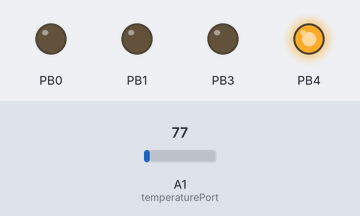
The sketch below on a simulated ATtiny85, built with avr-gcc and run on an emulated ATtiny85. Shown: output pins drawn as LEDs (lit = HIGH). The test bench sets the inputs (shaded band); at power-on: A1 (temperaturePort) = 77.

Above: at 0.1 s.
Timing chart, 0 to 40.0 s (numbered marks = the images above):
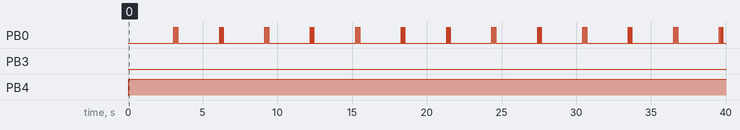

The sketch:

dryBoots.ino
```cpp
/*
 * TODO
 * on new chip programming - brownout detection @2.7V
 * do not turn on anything when voltage reach 3V
 * do not run for more than 10 hours
 */

/*
 * Port2 -> KTY81-210 temperature sensor -> 2K Ohm resistor -> GND
 *                                       -> A6
 *
 */
#include <BasicSerial.h>
#include "timedelay.h"

void serOut(const char* str) {
   while (*str) TxByte (*str++);
}

char string[40];
timedelay secondDelay(5000);

#define temperaturePort A1 // PB2
#define ledGreen PB0
#define ledRed PB1
#define enableHeater PB3
#define enableFan PB4


#define MAX_TEMPS 44
const int temps[] = {
  980, 1030, 1030 + 53, 1135, 1135 + 56, 1247, 1247 + 60, 1367, 1367 + 64,
  1495, 1495 + 68, 1630, 1630 + 71, 1772, 1772 + 75, 1922, 2000, 2080, 2080 + 83,
  2245, 2245 + 86, 2417, 2417 + 90, 2597, 2597 + 94, 2785, 2785 + 98, 2980,
  2980 + 101, 3182, 3182 + 105, 3392, 3392 + 108, 3607, 3607+105, 3817, 3817+49,
  3915, 3915 + 47, 4008, 4008 + 79, 4166, 4166 + 57, 4280
};

int voltageDivider(float Vin, int R1, int R2) {
  return (int) ((float) (((float) Vin * R2) / (R1 + R2)) / ((float) Vin / 1024.0) + 0.5);
}

/*
 * Temperature sensor KTY81/210 used in voltage divider
 * +5v -- temperature sensor -- analog port -- 2kOhm resistor -- ground
 * TODO: Instead of using loops, use simple math to calculate the place
 */
int toCelsius(float voltage, int reading) {
  int voltage1, voltage2;
  int tempIdx = 0;
  while (1) {
    voltage1 = voltageDivider(voltage, temps[tempIdx], 2200);
    voltage2 = voltageDivider(voltage, temps[tempIdx+1], 2200);
    if (reading >= voltage2 && reading <= voltage1) {
      break;
    }
    // handle error condition
    if (tempIdx == MAX_TEMPS) {
      return -160;
    }
    tempIdx++;
  }
  int startTemp = -55;
  for (int i = 0; i < tempIdx; i++) {
    startTemp += 5;
  }
  int range = voltage1 - voltage2;
  range /= 5;
  voltage2 = voltage1;
  voltage1 -= range;
  for (int i = 0; i < 5; i++) {
    if (reading >= voltage1 && reading <= voltage2) {
      startTemp++;
      break;
    }
    startTemp++;
    voltage1 -= range;
    voltage2 -= range;
  }

  return startTemp;
}

void startISR() {
  TCCR1 = 0; // Stop timer so we can modify it
  TCNT1 = 0;
  GTCCR = _BV(PSR1);          //reset the prescaler
  OCR1C = 98; // Set CTC compare value to 10Hz at 8MHz AVR clock, with a prescaler of 8192
  TCCR1 |= _BV(CTC1) | _BV(CS11) | _BV(CS12) | _BV(CS13); // Set up timer at Fcpu/8192
  TIMSK |= _BV(OCIE1A); // Enable CTC interrupt
  sei(); //  Enable global interrupts
}

volatile uint32_t interruptCounter = 0;
volatile uint32_t secondsCounter = 0;
ISR(TIMER1_COMPA_vect) {
  if (interruptCounter++ % 10 == 0) {
    secondsCounter++;
    interruptCounter = 1;
  }
}

// internalRefCalibration
// internalRef = 1.1 * Vcc1 (per voltmeter) / Vcc2 (per readVcc() function)
float internalRef = 1.1 * 4940 / 5516;
int32_t internalRefConstant = internalRef * 1023 * 1000;
uint32_t readInternalVoltage() {
  // Read 1.1V reference against AVcc
  // set the reference to Vcc and the measurement to the internal 1.1V reference
  #if defined(__AVR_ATmega32U4__) || defined(__AVR_ATmega1280__) || defined(__AVR_ATmega2560__)
    ADMUX = _BV(REFS0) | _BV(MUX4) | _BV(MUX3) | _BV(MUX2) | _BV(MUX1);
  #elif defined (__AVR_ATtiny24__) || defined(__AVR_ATtiny44__) || defined(__AVR_ATtiny84__)
    ADMUX = _BV(MUX5) | _BV(MUX0);
  #elif defined (__AVR_ATtiny25__) || defined(__AVR_ATtiny45__) || defined(__AVR_ATtiny85__)
    ADMUX = _BV(MUX3) | _BV(MUX2);
  #else
    ADMUX = _BV(REFS0) | _BV(MUX3) | _BV(MUX2) | _BV(MUX1);
  #endif

  delay(2); // Wait for Vref to settle
  ADCSRA |= _BV(ADSC); // Start conversion
  while (bit_is_set(ADCSRA,ADSC)); // measuring

  uint8_t low  = ADCL; // must read ADCL first - it then locks ADCH
  uint8_t high = ADCH; // unlocks both

  long result = (high<<8) | low;

  result = internalRefConstant / result; // Calculate Vcc (in mV); 1125300 = 1.1*1023*1000
  return result; // Vcc in millivolts
}

uint8_t initialTemp;
uint32_t oldCounter;
int temperatureReading;
void setup() {
  // read initial temperature
  // set up ouput ports, remaining are left as inputs
  DDRB |= (1 << DDB0) | (1 << DDB1) | (1 << DDB3) | (1 << DDB4);
  // PORTB |= (1 << PORTB6); // PB6 high
  // PORTB &= ~(1 << PORTB6); // PB6 low
  temperatureReading = analogRead(temperaturePort);
  initialTemp = toCelsius(readInternalVoltage() / 1000, temperatureReading) - 5;
  // enable heater

  startISR();

}

uint8_t fanEnabled;
void loop() {
  temperatureReading = analogRead(temperaturePort);
  temperatureReading = toCelsius(readInternalVoltage() / 1000, temperatureReading) - 3;
  if (!fanEnabled && (temperatureReading >= initialTemp + 10 || temperatureReading >= 35 || secondsCounter >= 60*2)) {
    // enable Fan
    PORTB |= (1 << PORTB4);
    // Disable heater
    PORTB &= ~(1 << PORTB3);
    fanEnabled = 1;
    cli();
    secondsCounter = 0;
    sei();
    oldCounter = 0;
  }
  if (fanEnabled && secondsCounter >= 60*2) {
    cli();
    secondsCounter = 0;
    sei();
    oldCounter = 0;
    fanEnabled = 0;
    // disableFan
    PORTB &= ~(1 << PORTB4);
    // enable heater
    PORTB |= (1 << PORTB3);
  }

  if (secondsCounter >= oldCounter + 3) {
    oldCounter = secondsCounter;
    if (temperatureReading >= initialTemp + 10) {
      // blink green led once
      PORTB |= (1 << PORTB0);
      delay(50);
      PORTB &= ~(1 << PORTB0);
      delay(50);
      PORTB |= (1 << PORTB0);
      delay(50);
      PORTB &= ~(1 << PORTB0);
    } else if (temperatureReading >= 35) {
      PORTB |= (1 << PORTB0);
      delay(50);
      PORTB &= ~(1 << PORTB0);
      delay(50);
      PORTB |= (1 << PORTB0);
      delay(50);
      PORTB &= ~(1 << PORTB0);
      delay(50);
      PORTB |= (1 << PORTB0);
      delay(50);
      PORTB &= ~(1 << PORTB0);
    } else {
      // blink yellow led if heater is enabled
      if (!fanEnabled) {
        PORTB |= (1 << PORTB1);
        delay(50);
        PORTB &= ~(1 << PORTB1);
      } else { // blink green led when fan is enabled
        PORTB |= (1 << PORTB0);
        delay(50);
        PORTB &= ~(1 << PORTB0);
      }
    }
    // lit red led for half a second if sensor is not working
    if (analogRead(temperaturePort) == 0) {
      PORTB |= (1 << PORTB1);
      delay(500);
      PORTB &= ~(1 << PORTB1);
    }

//    temperatureReading = analogRead(temperaturePort);
//    // Convert temperature reading to degrees celsius
//    sprintf(string, "%d ", temperatureReading);
//    serOut("RawReading: ");
//    serOut(string);
//    sprintf(string, "%d ", (int) readInternalVoltage());
//    serOut(" voltageRaw: ");
//    serOut(string);
//    sprintf(string, "%.2f ", (((double) readInternalVoltage())/1000));
//    serOut(" voltage: ");
//    serOut(string);
//    temperatureReading = toCelsius(readInternalVoltage() / 1000, temperatureReading) - 3;
//    sprintf(string, " %d\n", temperatureReading);
//    serOut(string);
  }
}
```

timedelay.cpp
```cpp
#include "Arduino.h"
#include "timedelay.h"

timedelay::timedelay(unsigned long delayTime) {
  _previousTime = 0;
  _delayTime = delayTime;
}

void timedelay::setTime(unsigned long delayTime) {
	_delayTime = delayTime;
}

unsigned long timedelay::getTime() {
  return _delayTime;
}

bool timedelay::hasPassed() {
  if (_currentTime > _previousTime + _delayTime) {
    return 1;
  } else {
    return 0;
  }
}

void timedelay::reset() {
   _previousTime = _currentTime;
}

void timedelay::cycle() {
  _currentTime = millis();
}
```

timedelay.h
```cpp
#ifndef timedelay_h
#define timedelay_h

#include "Arduino.h"

class timedelay
{
  public:
    timedelay(unsigned long delayTime);
    bool hasPassed();
    void setTime(unsigned long delayTime);
    unsigned long getTime();
    void cycle();
    void reset();
  private:
    unsigned long _delayTime;
    unsigned long  _previousTime;
    unsigned long _currentTime;
};


#endif
```

Measured:
- by itself, PB0: repeats every 3.1 s: 2 × (LOW 0.05 s, HIGH 0.05 s), LOW 2.8 s, HIGH 0.05 s
- by itself, PB4: LOW → HIGH at 0.05 s
- by itself, everything shown: repeats every 3.0 s, in 6 steps
